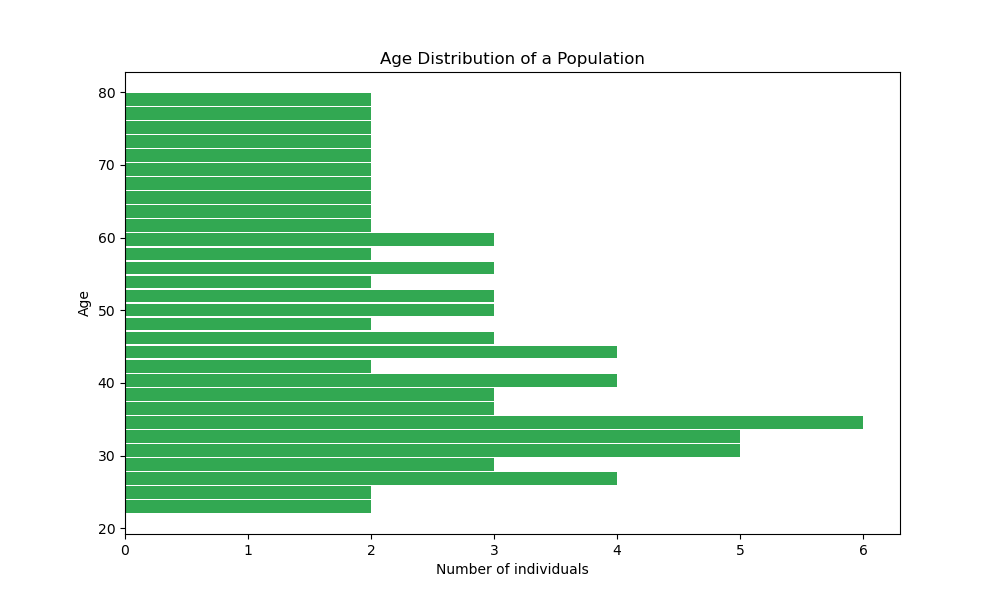

This chart was generated by the following Python code:

import matplotlib.pyplot as plt

# Data: ages of individuals
ages = [
    22, 23, 25, 25, 26, 27, 27, 27, 28, 28, 29, 30, 30, 30, 31, 31, 32, 32, 33, 33, 33,
    34, 34, 35, 35, 35, 35, 36, 36, 37, 38, 38, 39, 40, 40, 41, 41, 42, 43, 44, 44, 45,
    45, 46, 47, 47, 48, 49, 50, 50, 50, 51, 51, 52, 53, 54, 55, 55, 56, 57, 58, 59, 60,
    60, 61, 62, 63, 64, 65, 66, 67, 68, 69, 70, 71, 72, 73, 74, 75, 76, 77, 78, 79, 80
]

# Set the size of the histogram
plt.figure(figsize=(10, 6))

# Create a histogram with horizontal orientation, modify colors and change bandwidth
plt.hist(ages, bins=30, orientation='horizontal', color='#32a852', rwidth=0.9)

# Add title and labels to xaxis and yaxis
plt.title('Age Distribution of a Population')
plt.xlabel('Number of individuals')
plt.ylabel('Age')

# Show the plot
plt.show()
